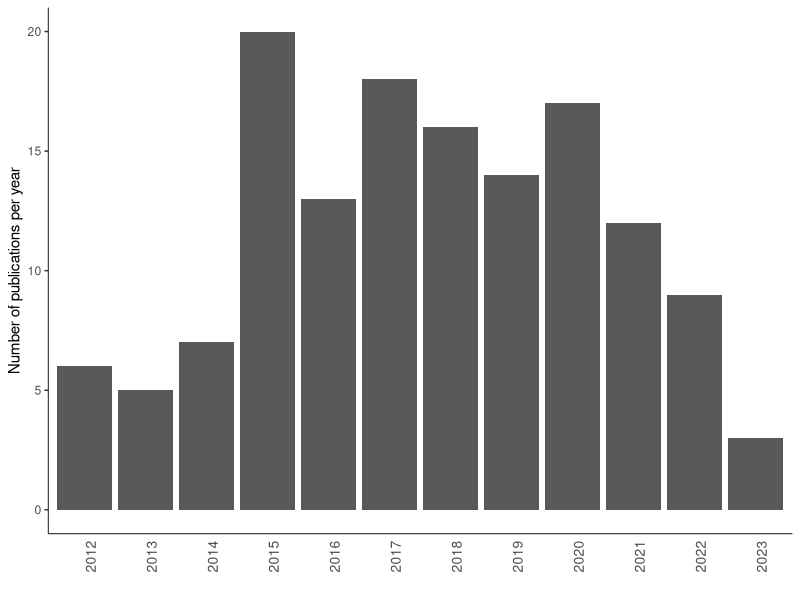
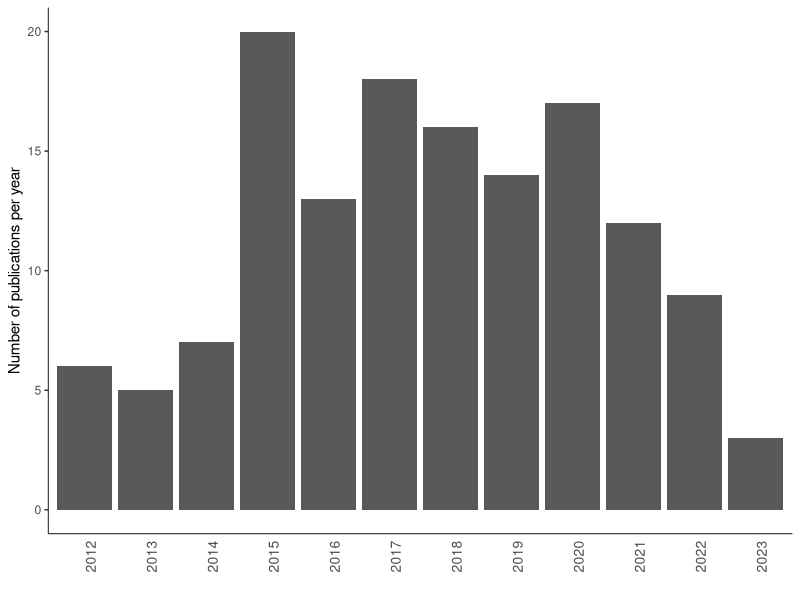

The R script that drew these images, in order:
##################################################
## Project: DGRPool
## Script purpose: Pubmed barplot
## Version: 1.0.0
## Date Created: 2023 Mar 03
## Date Modified: 2023 Mar 03
## Author: Vincent Gardeux (vincent.gardeux@epfl.ch)
##################################################

# Working directory
setwd("/data/gardeux/DGRPool/")

# Libraries
suppressPackageStartupMessages(library(data.table))
suppressPackageStartupMessages(library(ggplot2))

# Read Pubmed file
data.pubmed <- fread("PubMed_Timeline_Results_by_Year.csv", sep = ",", header = T, data.table = F)
	
# Plot
p <- ggplot(data.pubmed, aes(x = as.character(Year), y = Count)) + geom_col() + ylab("Number of publications per year") + xlab("") + theme(axis.line.y = element_line(size = 0.3, colour = "black"), axis.line.x = element_line(size = 0.3, colour = "black"), panel.grid.major = element_blank(), panel.grid.minor = element_blank(), panel.background = element_blank(), axis.ticks.x = element_blank(), axis.text.x = element_text(angle = 90, size = 10))
p 

ggsave(plot = p, filename = "Pubmed.plot.pdf", width = 3, height = 5)
